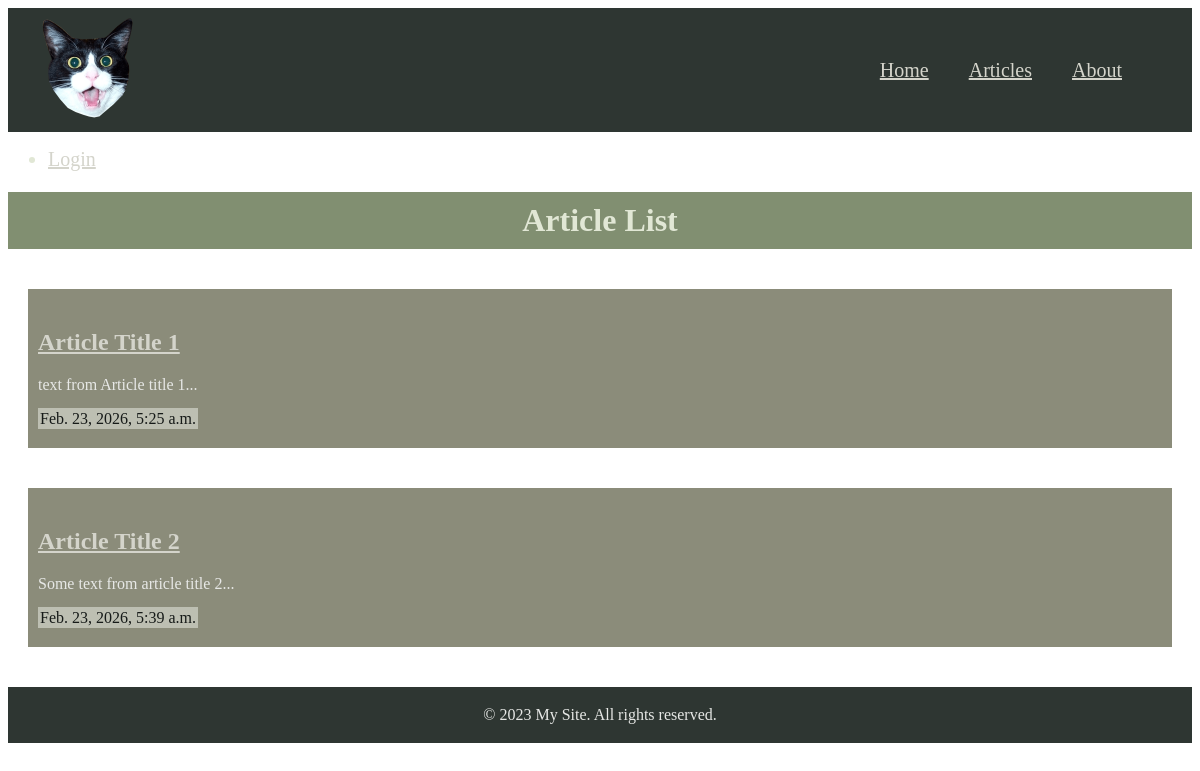
/articles/, run on an earlier commit of the app's database.
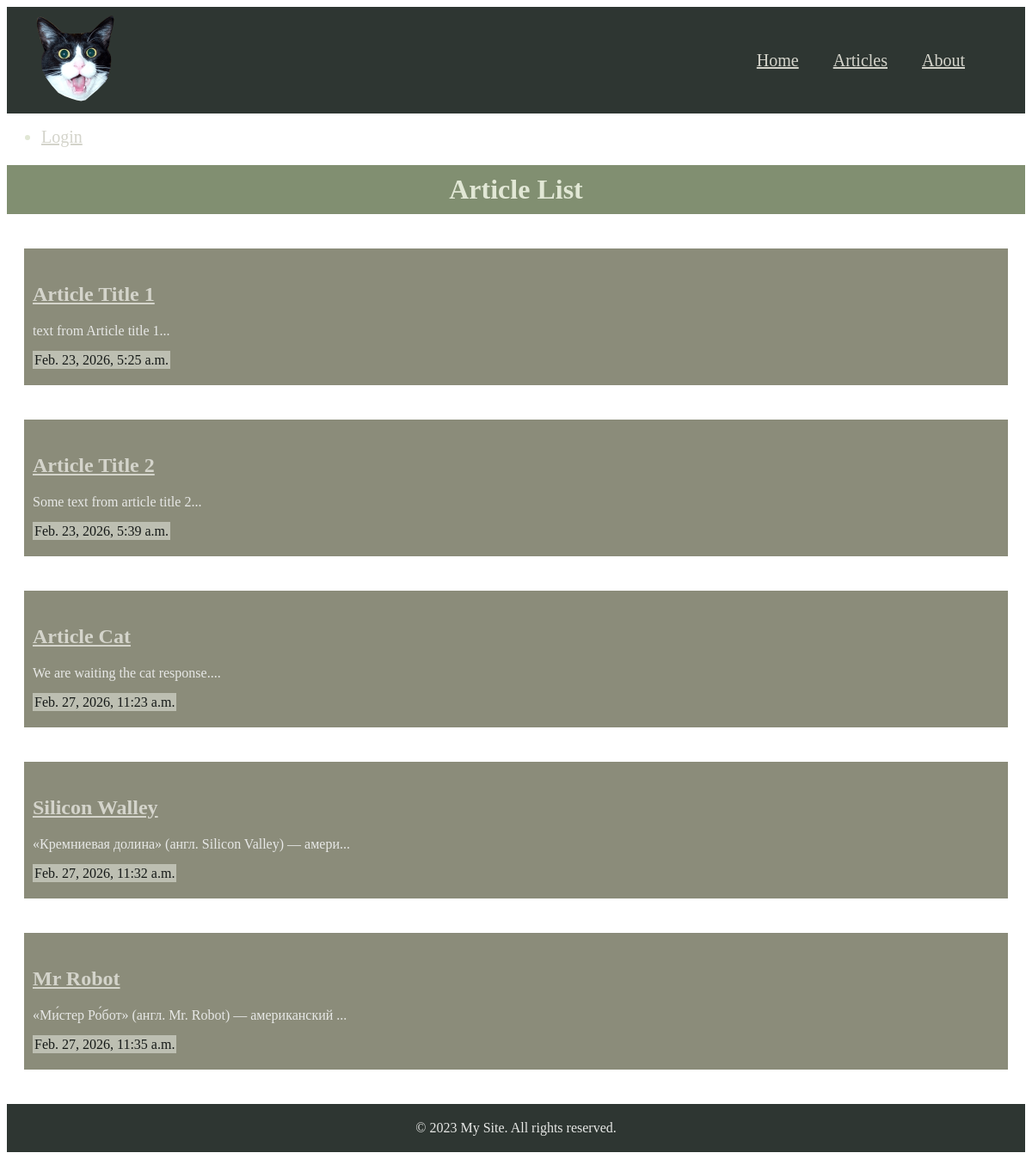
And on a later commit of the database.
### articles/models.py (models this page shows, shortened)
class Article(models.Model):
    title = models.CharField(max_length=200)
    slug = models.SlugField()
    body = models.TextField()
    date = models.DateTimeField(auto_now_add=True)
    thumbnail = models.ImageField(upload_to="images/", blank=True)
    def snippet(self):
        return self.body[:50] + '...'

### articles/views.py (the view)
# urls.py: path('', views.article_list, name='article_list'),
def article_list(request):
    articles = Article.objects.all().order_by('date')
    return render(request, 'articles/article_list.html', {'articles': articles})

### articles/templates/articles/article_list.html (shortened to what this page needs)
{% extends "base_layout.html" %}
{% block content %}
<main>
    <nav>
        <ul>
            {% if user.is_authenticated %}
                <li>
                    <form class="form" action="/accounts/logout/" method="post">
                        {% csrf_token %}
                        <button type="submit">Logout</button>
                    </form>
                </li>
            {% else %}
                <li>
                    <a href="{% url 'login' %}">Login</a>
                </li>
            {% endif %}
        </ul>
    </nav>
    <h1>Article List</h1>
    <div class="articles">
        {% for element in articles %}
        <div class="article__item">
            <h2>
                <a href="{% url 'article_detail' slug=element.slug %}">
                    {{ element.title }}
                </a>
            </h2>
            <p>
                {{ element.snippet }}
            </p>
            <time>
                {{ element.date }}
            </time>
        </div>
        {% endfor %}
    </div>
</main>
{% endblock content %}

### templates/base_layout.html (shortened to what this page needs)
{% load static %}
<!DOCTYPE html>
<html lang="en">
<head>
    <link rel="stylesheet" href="{% static '/css/style.css' %}">
</head>
<body>
<header>
    <div class="logo">
        <a href="/">
            <img src="{% static 'images/logo.png' %}" alt="Site Logo" width="100">
        </a>
    </div>
    <nav class="navbar">
        <ul>
            <li><a href="{% url 'homepage' %}">Home</a></li>
            <li><a href="{% url 'article_list' %}">Articles</a></li>
            <li><a href="{% url 'about' %}">About</a></li>
        </ul>
    </nav>
</header>
{% block content %}{% endblock content %}
<footer>
    <p>&copy; 2023 My Site. All rights reserved.</p>
</footer>
</body>
</html>

### static/css/style.css (style rules this page uses)
header { display: flex; justify-content: space-between; align-items: center; padding: 10px 30px; background-color: #2e3632; }
.navbar > ul { display: flex; list-style-type: none; }
ul > li { margin: 0 40px 0 0; color: #e1e7d5; font-size: 20px; }
h1 { padding: 10px 0; text-align: center; color: #e1e7d5; background-color: #818f71; }
a { color: #d4d4cb; }
p { color: #e7e8e6; }
time { margin: 10px 0 0 0; padding: 2px 2px; background-color: #bdbfb2; }
.article__item { margin: 40px 20px; padding: 20px 10px; color: #161a18; background-color: #8b8c7a; }
footer { padding: 3px 0; text-align: center; color: #e1e7d5; background-color: #2e3632; }

What changed in the data, as far as the page shows it:
added Article: title "Article Cat", snippet "We are waiting the cat response....", date "Feb. 27, 2026, 11:23 a.m."
added Article: title "Silicon Walley", snippet "«Кремниевая долина» (англ. Silicon Valley) — амери...", date "Feb. 27, 2026, 11:32 a.m."
added Article: title "Mr Robot", snippet "«Ми́стер Ро́бот» (англ. Mr. Robot) — американский ...", date "Feb. 27, 2026, 11:35 a.m."
